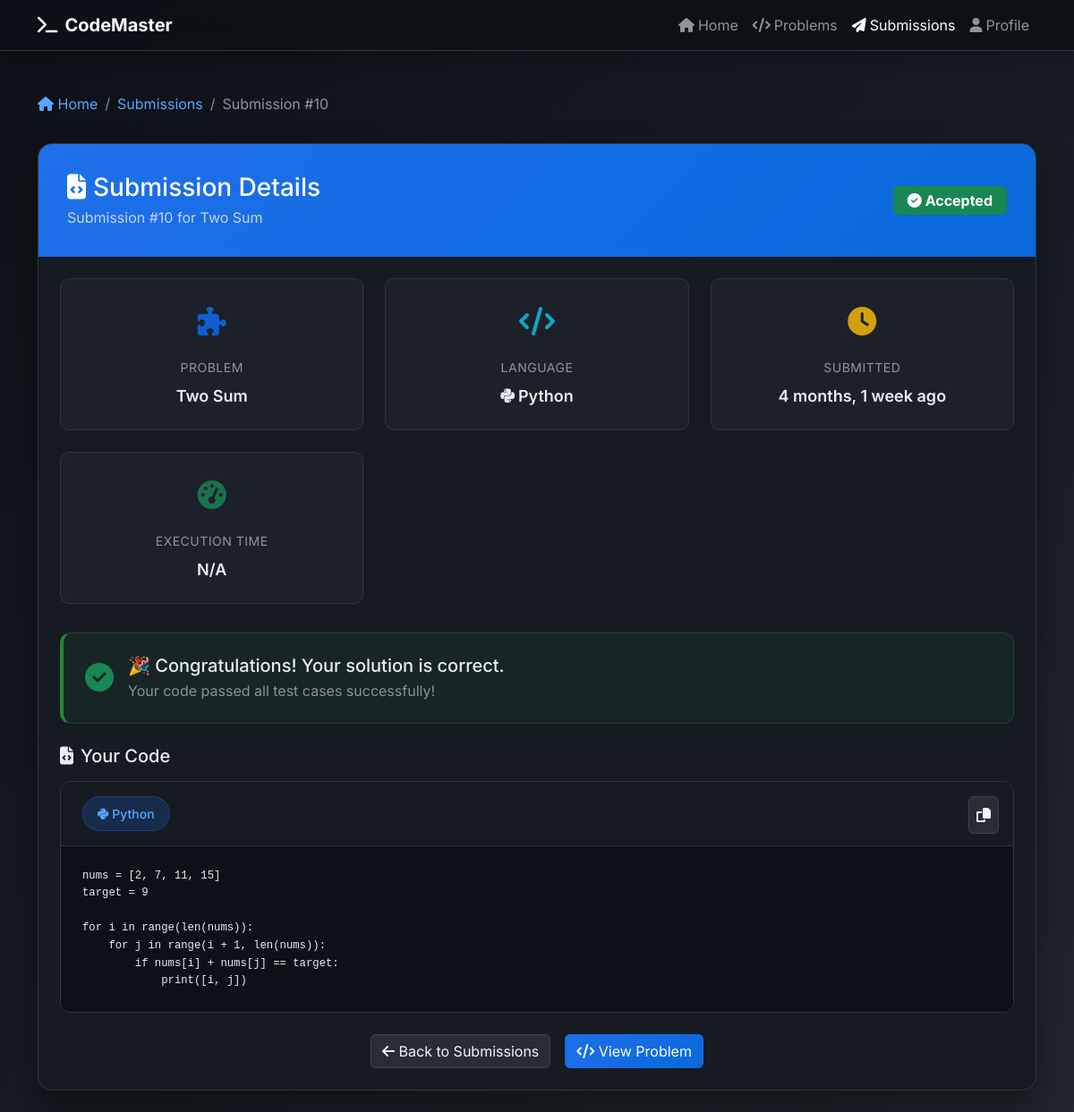
Screenshot of /submissions/10/ (signed in) with the database file from the repository.
### submissions/models.py (models this page shows, shortened)
class Submission(models.Model):
    STATUS_CHOICES = [
        ('pending', 'Pending'),
        ('accepted', 'Accepted'),
        ('wrong_answer', 'Wrong Answer'),
        ('time_limit_exceeded', 'Time Limit Exceeded'),
        ('runtime_error', 'Runtime Error'),
        ('compilation_error', 'Compilation Error'),
    ]
    LANGUAGE_CHOICES = [
        ('python', 'Python'),
        ('java', 'Java'),
        ('javascript', 'JavaScript'),
    ]
    user = models.ForeignKey(User, on_delete=models.CASCADE)
    problem = models.ForeignKey(Problem, on_delete=models.CASCADE)
    code = models.TextField()
    language = models.CharField(max_length=20, choices=LANGUAGE_CHOICES)
    status = models.CharField(max_length=20, choices=STATUS_CHOICES, default='pending')
    runtime = models.FloatField(null=True, blank=True)
    memory_used = models.IntegerField(null=True, blank=True)
    submitted_at = models.DateTimeField(auto_now_add=True)
    ai_explanation = models.TextField(blank=True)
    class Meta:
        indexes = [
            models.Index(fields=['user', 'problem']),
            models.Index(fields=['status']),
        ]
        ordering = ['-submitted_at']

### problems/models.py (models this page shows, shortened)
class Problem(models.Model):
    DIFFICULTY_CHOICES = [
        ('easy', 'Easy'),
        ('medium', 'Medium'),
        ('hard', 'Hard'),
    ]
    title = models.CharField(max_length=200)
    slug = models.SlugField(unique=True)
    description = models.TextField()
    difficulty = models.CharField(max_length=10, choices=DIFFICULTY_CHOICES)
    category = models.ForeignKey(Category, on_delete=models.CASCADE)
    created_at = models.DateTimeField(auto_now_add=True)
    updated_at = models.DateTimeField(auto_now=True)
    class Meta:
        indexes = [
            models.Index(fields=['difficulty']),
            models.Index(fields=['category']),
        ]

### submissions/views.py (the view)
# urls.py: path('<int:submission_id>/', views.submission_detail, name='detail'),
@login_required
def submission_detail(request, submission_id):
    submission = get_object_or_404(Submission, id=submission_id, user=request.user)
    return render(request, 'submissions/detail.html', {'submission': submission})

### templates/submissions/detail.html (shortened to what this page needs)
<!DOCTYPE html>
<html lang="en" data-bs-theme="dark">
<head>
    <link href="https://cdn.jsdelivr.net/npm/bootstrap@5.3.0/dist/css/bootstrap.min.css" rel="stylesheet">
    <link href="https://cdnjs.cloudflare.com/ajax/libs/font-awesome/6.4.0/css/all.min.css" rel="stylesheet">
    <link href="https://cdnjs.cloudflare.com/ajax/libs/prism/1.29.0/themes/prism-tomorrow.min.css" rel="stylesheet">
</head>
<body>
    <nav class="navbar navbar-expand-lg navbar-dark fixed-top">
        <div class="container">
            <a class="navbar-brand fw-bold" href="/">
                <i class="fas fa-terminal me-2"></i>CodeMaster
            </a>
            <div class="navbar-nav ms-auto">
                <a class="nav-link" href="/"><i class="fas fa-home me-1"></i>Home</a>
                <a class="nav-link" href="/problems/"><i class="fas fa-code me-1"></i>Problems</a>
                <a class="nav-link active" href="/submissions/"><i class="fas fa-paper-plane me-1"></i>Submissions</a>
                <a class="nav-link" href="/users/profile/"><i class="fas fa-user me-1"></i>Profile</a>
            </div>
        </div>
    </nav>
    <div class="container py-4 fade-in" style="margin-top: 80px;">
        <nav aria-label="breadcrumb">
            <ol class="breadcrumb">
                <li class="breadcrumb-item"><a href="/"><i class="fas fa-home"></i> Home</a></li>
                <li class="breadcrumb-item"><a href="/submissions/">Submissions</a></li>
                <li class="breadcrumb-item active">Submission #{{ submission.id }}</li>
            </ol>
        </nav>
        <div class="main-card">
            <div class="card-header">
                <div class="d-flex justify-content-between align-items-center">
                    <div>
                        <h3 class="mb-1 text-white">
                            <i class="fas fa-file-code me-2"></i>Submission Details
                        </h3>
                        <p class="mb-0 text-light opacity-75">Submission #{{ submission.id }} for {{ submission.problem.title }}</p>
                    </div>
                    <div class="text-end">
                        <div class="badge
                            {% if submission.status == 'accepted' %}bg-success
                            {% elif submission.status == 'wrong_answer' %}bg-danger
                            {% elif submission.status == 'time_limit_exceeded' %}bg-warning text-dark
                            {% else %}bg-secondary{% endif %} fs-6 px-3 py-2">
                            {% if submission.status == 'accepted' %}
                                <i class="fas fa-check-circle me-1"></i>Accepted
                            {% elif submission.status == 'wrong_answer' %}
                                <i class="fas fa-times-circle me-1"></i>Wrong Answer
                            {% elif submission.status == 'time_limit_exceeded' %}
                                <i class="fas fa-clock me-1"></i>Time Limit Exceeded
                            {% else %}
                                <i class="fas fa-exclamation-circle me-1"></i>{{ submission.get_status_display }}
                            {% endif %}
                        </div>
                    </div>
                </div>
            </div>
            <div class="card-body p-4">
                <div class="info-grid">
                    <div class="info-item">
                        <div class="info-icon text-primary">
                            <i class="fas fa-puzzle-piece"></i>
                        </div>
                        <div class="info-label">Problem</div>
                        <div class="info-value">{{ submission.problem.title }}</div>
                    </div>
                    <div class="info-item">
                        <div class="info-icon text-info">
                            <i class="fas fa-code"></i>
                        </div>
                        <div class="info-label">Language</div>
                        <div class="info-value">
                            {% if submission.language == 'python' %}
                                <i class="fab fa-python me-1"></i>Python
                            {% elif submission.language == 'java' %}
                                <i class="fab fa-java me-1"></i>Java
                            {% elif submission.language == 'javascript' %}
                                <i class="fab fa-js me-1"></i>JavaScript
                            {% else %}
                                {{ submission.get_language_display }}
                            {% endif %}
                        </div>
                    </div>
                    <div class="info-item">
                        <div class="info-icon text-warning">
                            <i class="fas fa-clock"></i>
                        </div>
                        <div class="info-label">Submitted</div>
                        <div class="info-value">{{ submission.submitted_at|timesince }} ago</div>
                    </div>
                    <div class="info-item">
                        <div class="info-icon text-success">
                            <i class="fas fa-tachometer-alt"></i>
                        </div>
                        <div class="info-label">Execution Time</div>
                        <div class="info-value">
                            {% if submission.execution_time %}
                                {{ submission.execution_time }}ms
                            {% else %}
                                N/A
                            {% endif %}
                        </div>
                    </div>
                </div>
                <div class="status-card mb-4
                    {% if submission.status == 'accepted' %}status-accepted
                    {% elif submission.status == 'wrong_answer' %}status-wrong
                    {% else %}status-warning{% endif %}">
                    <div class="d-flex align-items-center">
                        <div class="me-3">
                            {% if submission.status == 'accepted' %}
                                <i class="fas fa-check-circle fa-2x text-success pulse"></i>
                            {% elif submission.status == 'wrong_answer' %}
                                <i class="fas fa-times-circle fa-2x text-danger"></i>
                            {% else %}
                                <i class="fas fa-exclamation-triangle fa-2x text-warning"></i>
                            {% endif %}
                        </div>
                        <div>
                            <h5 class="mb-1">
                                {% if submission.status == 'accepted' %}
                                    🎉 Congratulations! Your solution is correct.
                                {% elif submission.status == 'wrong_answer' %}
                                    ❌ Your solution produced incorrect output.
                                {% elif submission.status == 'time_limit_exceeded' %}
                                    ⏰ Your solution exceeded the time limit.
                                {% else %}
                                    ⚠️ There was an issue with your submission.
                                {% endif %}
                            </h5>
                            <p class="mb-0 text-muted">
                                {% if submission.status == 'accepted' %}
                                    Your code passed all test cases successfully!
                                {% elif submission.status == 'wrong_answer' %}
                                    Please review your logic and try again.
                                {% elif submission.status == 'time_limit_exceeded' %}
                                    Consider optimizing your algorithm for better performance.
                                {% else %}
                                    Check the error details and resubmit.
                                {% endif %}
                            </p>
                        </div>
                    </div>
                </div>
                <div class="mb-4">
                    <h5 class="mb-3">
                        <i class="fas fa-file-code me-2"></i>Your Code
                    </h5>
                    <div class="code-container">
                        <div class="code-header">
                            <div class="d-flex align-items-center">
                                <span class="language-badge">
                                    {% if submission.language == 'python' %}
                                        <i class="fab fa-python me-1"></i>Python
                                    {% elif submission.language == 'java' %}
                                        <i class="fab fa-java me-1"></i>Java
                                    {% elif submission.language == 'javascript' %}
                                        <i class="fab fa-js me-1"></i>JavaScript
                                    {% endif %}
                                </span>
                            </div>
                            <button class="copy-btn" onclick="copyCode()" title="Copy code">
                                <i class="fas fa-copy"></i>
                            </button>
                        </div>
                        <div class="code-content">
                            <pre id="codeBlock"><code>{{ submission.code }}</code></pre>
                        </div>
                    </div>
                </div>
                <div class="d-flex gap-3 justify-content-center">
                    <a href="/submissions/" class="btn btn-secondary-modern">
                        <i class="fas fa-arrow-left"></i>
                        Back to Submissions
                    </a>
                    <a href="/problems/{{ submission.problem.slug }}/" class="btn btn-primary-modern">
                        <i class="fas fa-code"></i>
                        View Problem
                    </a>
                </div>
            </div>
        </div>
    </div>
</body>
</html>

### templates/submissions/detail.html (style rules this page uses)
:root { --github-bg: #0d1117; --github-surface: #161b22; --github-border: #30363d; --github-text: #e6edf3; --github-accent: #238636; --github-warning: #d29922; --github-danger: #da3633; }
body { background: linear-gradient(135deg, #0d1117 0%, #161b22 50%, #21262d 100%); color: var(--github-text); font-family: 'Inter', sans-serif; min-height: 100vh; }
.navbar { background: rgba(13, 17, 23, 0.95) !important; backdrop-filter: blur(20px); border-bottom: 1px solid var(--github-border); box-shadow: 0 4px 20px rgba(0, 0, 0, 0.3); }
.main-card { background: var(--github-surface); border: 1px solid var(--github-border); border-radius: 16px; box-shadow: 0 20px 40px rgba(0, 0, 0, 0.4); overflow: hidden; }
.card-header { background: linear-gradient(135deg, #1f6feb 0%, #0969da 100%); border: none; padding: 2rem; }
.status-card { background: rgba(33, 38, 45, 0.8); border: 1px solid var(--github-border); border-radius: 12px; padding: 1.5rem; transition: all 0.3s ease; }
.status-accepted { border-left: 4px solid var(--github-accent); background: rgba(35, 134, 54, 0.1); }
.code-container { background: #0d1117; border: 1px solid var(--github-border); border-radius: 12px; overflow: hidden; position: relative; }
.code-header { background: var(--github-surface); border-bottom: 1px solid var(--github-border); padding: 1rem 1.5rem; display: flex; justify-content: between; align-items: center; }
.language-badge { background: rgba(31, 111, 235, 0.2); color: #58a6ff; border: 1px solid rgba(31, 111, 235, 0.3); padding: 0.5rem 1rem; border-radius: 20px; font-size: 0.875rem; font-weight: 500; }
.code-content { padding: 0; margin: 0; background: #0d1117; color: #e6edf3; font-family: 'Fira Code', monospace; font-size: 14px; line-height: 1.6; overflow-x: auto; }
.code-content pre { margin: 0; padding: 1.5rem; background: transparent; border: none; white-space: pre-wrap; word-wrap: break-word; }
.info-grid { display: grid; grid-template-columns: repeat(auto-fit, minmax(250px, 1fr)); gap: 1.5rem; margin-bottom: 2rem; }
.info-item { background: rgba(33, 38, 45, 0.6); border: 1px solid var(--github-border); border-radius: 10px; padding: 1.5rem; text-align: center; transition: all 0.3s ease; }
.info-icon { font-size: 2rem; margin-bottom: 1rem; opacity: 0.8; }
.info-label { font-size: 0.875rem; color: #8b949e; margin-bottom: 0.5rem; text-transform: uppercase; letter-spacing: 0.5px; }
.info-value { font-size: 1.125rem; font-weight: 600; color: var(--github-text); }
.btn-secondary-modern { background: rgba(110, 118, 129, 0.2); color: #f0f6fc; border: 1px solid rgba(110, 118, 129, 0.3); }
.btn-primary-modern { background: linear-gradient(135deg, #1f6feb 0%, #0969da 100%); color: white; }
.copy-btn { position: absolute; top: 1rem; right: 1rem; background: rgba(110, 118, 129, 0.2); border: 1px solid rgba(110, 118, 129, 0.3); color: #f0f6fc; padding: 0.5rem; border-radius: 6px; cursor: pointer; transition: all 0.2s ease; }
.breadcrumb { background: transparent; padding: 0; margin-bottom: 2rem; }
.breadcrumb-item a { color: #58a6ff; text-decoration: none; }
.breadcrumb-item.active { color: #8b949e; }
.fade-in { animation: fadeIn 0.6s ease-in; }
.pulse { animation: pulse 2s infinite; }

### rows the page displays
Submission: id "10", problem "Two Sum", submitted_at "4 months, 1 week", code "nums = [2, 7, 11, 15] target = 9 for i in range(len(nums)): for j in range(i + 1, len(nums)): if nums[i] + nums[j] == target: print([i, j])"
